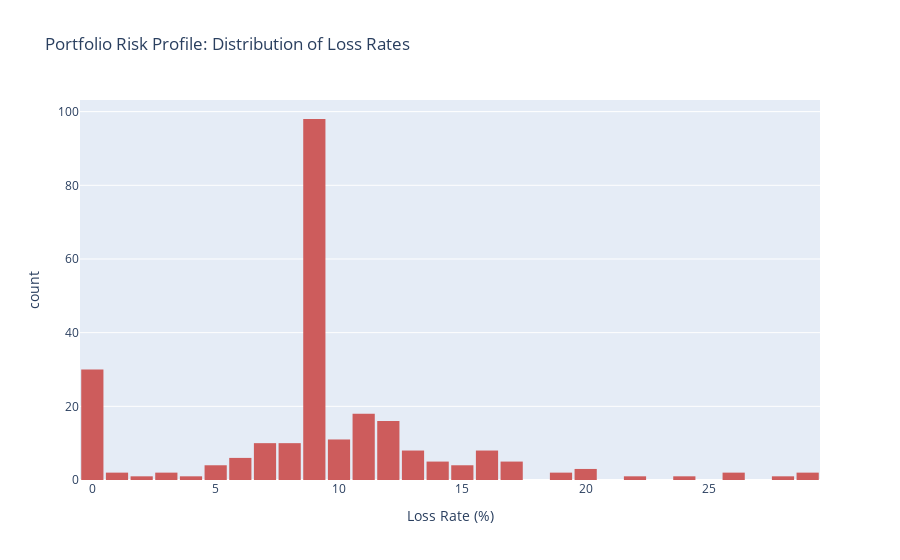

The cell this chart's notebook holds for it:
### Markdown cell above
### 3.2 Loss Distribution Histogram
Are most items safe? This histogram shows the spread of risk across the portfolio.

### Code cell
fig = px.histogram(df, x='Loss Rate (%)', nbins=30, 
                   title='Portfolio Risk Profile: Distribution of Loss Rates',
                   color_discrete_sequence=['indianred'])
fig.update_layout(bargap=0.1)
fig.show()

### Figure 1 — Plotly figure (JSON) as saved in the notebook; plotly's stock layout.template omitted (floating-point values rounded to 4 significant figures; data arrays with more than 128 entries replaced by an {"elided": "..."} marker saying what was removed)
{"data": [{"bingroup": "x", "hovertemplate": "Loss Rate (%)=%{x}<br>count=%{y}<extra></extra>", "legendgroup": "", "marker": {"color": "indianred", "pattern": {"shape": ""}}, "name": "", "nbinsx": 30, "orientation": "v", "showlegend": false, "type": "histogram", "x": {"elided": "251 float values"}, "xaxis": "x", "yaxis": "y"}], "layout": {"bargap": 0.1, "barmode": "relative", "legend": {"tracegroupgap": 0}, "title": {"text": "Portfolio Risk Profile: Distribution of Loss Rates"}, "xaxis": {"anchor": "y", "domain": [0, 1], "title": {"text": "Loss Rate (%)"}}, "yaxis": {"anchor": "x", "domain": [0, 1], "title": {"text": "count"}}}}
